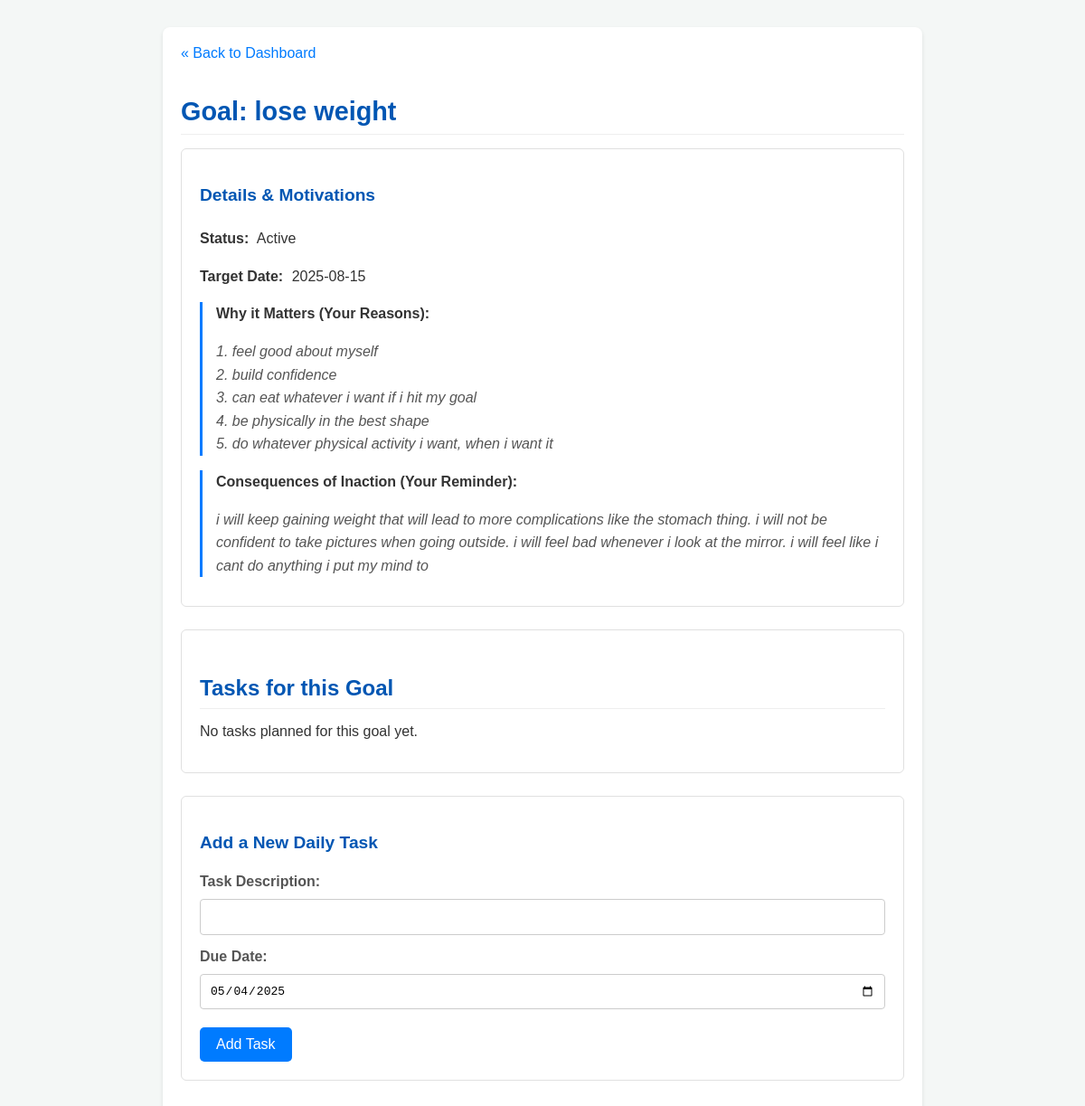
Before: /goal/1 with the older database file.
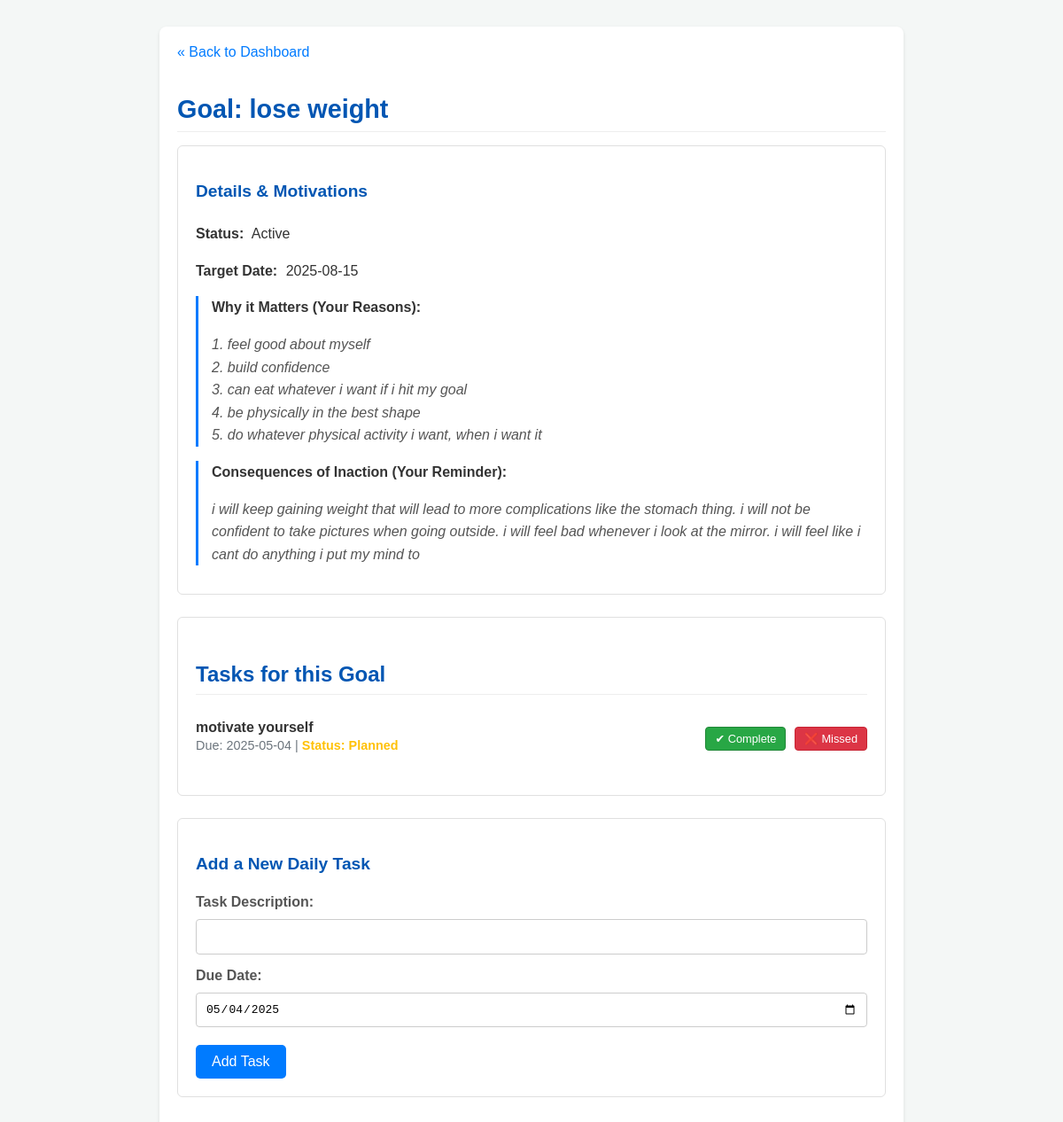
After: the same page with the newer database file.
### tables this page shows
CREATE TABLE goals (
    goal_id INTEGER PRIMARY KEY AUTOINCREMENT,
    user_id INTEGER NOT NULL,
    description TEXT NOT NULL,
    target_date TEXT, -- Store as TEXT (YYYY-MM-DD) or use specific date type
    status TEXT NOT NULL DEFAULT 'Active', -- e.g., Active, Achieved, Paused
    positive_reasons TEXT NOT NULL, -- Store the 'Top 5 Reasons' text
    consequences_of_inaction TEXT NOT NULL, -- Store the '5 Years...' text
    creation_date TIMESTAMP NOT NULL DEFAULT CURRENT_TIMESTAMP,
    FOREIGN KEY (user_id) REFERENCES users (user_id)
);

CREATE TABLE tasks (
    task_id INTEGER PRIMARY KEY AUTOINCREMENT,
    goal_id INTEGER NOT NULL,
    description TEXT NOT NULL,
    due_date TEXT NOT NULL, -- Store as TEXT (YYYY-MM-DD)
    status TEXT NOT NULL DEFAULT 'Planned', -- e.g., Planned, Completed, Missed
    completion_date TIMESTAMP,
    estimated_time TEXT, -- e.g., "15 minutes", "1 hour"
    creation_date TIMESTAMP NOT NULL DEFAULT CURRENT_TIMESTAMP,
    FOREIGN KEY (goal_id) REFERENCES goals (goal_id)
);

### app.py (the view, shortened to what this page needs)
@app.route('/goal/<int:goal_id>', methods=['GET', 'POST'])
def goal_detail(goal_id):
    db = get_db()
    goal = None
    tasks = []
    try:
        goal_cursor = db.execute(
            "SELECT * FROM goals WHERE goal_id = ? AND user_id = ?",
            (goal_id, DEFAULT_USER_ID)
        )
        goal = goal_cursor.fetchone()
    except sqlite3.Error as e:
        print(f"Error fetching goal {goal_id}: {e}")
        flash(f"Could not fetch goal details: {e}", "error")
    if goal is None:
         flash("Goal not found or access denied.", "error")
         return redirect(url_for('index')) # Redirect if goal not found
    try:
         tasks_cursor = db.execute(
             "SELECT * FROM tasks WHERE goal_id = ? ORDER BY due_date, status, creation_date",
             (goal_id,)
         )
         tasks = tasks_cursor.fetchall()
    except sqlite3.Error as e:
        print(f"Error fetching tasks for goal {goal_id}: {e}")
        flash("Could not fetch tasks.", "error")
    today_date = datetime.date.today().isoformat() # YYYY-MM-DD format
    return render_template('goal_detail.html', goal=goal, tasks=tasks, today_date=today_date)

### app.py (called while the page is built)
def get_db():
    if 'db' not in g:
        try:
            g.db = sqlite3.connect(DATABASE, detect_types=sqlite3.PARSE_DECLTYPES)
            g.db.row_factory = sqlite3.Row # Return rows that behave like dicts
            print("Database connection opened.")
        except sqlite3.Error as e:
            print(f"Error connecting to database: {e}")
            raise e # Or handle more gracefully
    return g.db

@app.before_request
def before_request():
    if not os.path.exists(DATABASE):
        print(f"{DATABASE} not found, attempting to initialize.")
        init_db_command()
    elif os.path.getsize(DATABASE) == 0: # Check if empty file
        print(f"{DATABASE} found but is empty, attempting to initialize.")
        init_db_command()
    else:
        try:
            conn = sqlite3.connect(DATABASE)
            cursor = conn.cursor()
            cursor.execute("INSERT OR IGNORE INTO users (user_id, username, preferences) VALUES (?, ?, ?)",
                           (DEFAULT_USER_ID, 'default_user', '{}'))
            conn.commit()
            conn.close()
        except sqlite3.Error as e:
             print(f"Error ensuring default user exists: {e}")

### templates/goal_detail.html (shortened to what this page needs)
<!doctype html>
<html lang="en">
<head>
</head>
<body>
    <div class="container">
        <a href="{{ url_for('index') }}" class="back-link">« Back to Dashboard</a>
        {% if goal %}
            <h1>Goal: {{ goal['description'] }}</h1>
            <div class="goal-details">
               <h3>Details & Motivations</h3>
                <p><strong>Status:</strong> {{ goal['status'] }}</p>
                {% if goal['target_date'] %}
                <p><strong>Target Date:</strong> {{ goal['target_date'] }}</p>
                {% endif %}
                <div class="motivation-section">
                    <p><strong>Why it Matters (Your Reasons):</strong></p>
                    <p class="motivation">{{ goal['positive_reasons'] | replace('\r\n', '<br>') | replace('\n', '<br>') | safe }}</p>
                </div>
                 <div class="motivation-section">
                    <p><strong>Consequences of Inaction (Your Reminder):</strong></p>
                    <p class="motivation">{{ goal['consequences_of_inaction'] | replace('\r\n', '<br>') | replace('\n', '<br>') | safe }}</p>
                </div>
            </div>
            <div class="tasks-list">
                <h2>Tasks for this Goal</h2>
                {% if tasks %}
                    <ul>
                        {% for task in tasks %}
                            <li>
                                <div class="task-info">
                                    <strong>{{ task['description'] }}</strong>
                                    <span>Due: {{ task['due_date'] }} | <strong class="task-status-{{ task['status'] }}">Status: {{ task['status'] }}</strong></span>
                                </div>
                                <div class="task-actions">
                                    {% if task['status'] == 'Planned' %}
                                        <form method="post" action="{{ url_for('mark_task_complete', task_id=task['task_id']) }}">
                                            <button type="submit" class="btn-complete">✔ Complete</button>
                                        </form>
                                        <form method="post" action="{{ url_for('mark_task_missed', task_id=task['task_id']) }}">
                                            <button type="submit" class="btn-missed">❌ Missed</button>
                                        </form>
                                    {% else %}
                                        <form method="post" action="{{ url_for('reset_task_status', task_id=task['task_id']) }}">
                                             <button type="submit" class="btn-reset">↺ Reset</button>
                                         </form>
                                    {% endif %}
                                </div>
                            </li>
                        {% endfor %}
                    </ul>
                {% else %}
                    <p>No tasks planned for this goal yet.</p>
                {% endif %}
            </div>
            <div class="add-task-form">
                <h3>Add a New Daily Task</h3>
                <form method="post" action="{{ url_for('goal_detail', goal_id=goal['goal_id']) }}">
                    <div>
                        <label for="task_description">Task Description:</label>
                        <input type="text" id="task_description" name="task_description" required>
                    </div>
                    <div>
                        <label for="task_due_date">Due Date:</label>
                        <input type="date" id="task_due_date" name="task_due_date" value="{{ today_date }}" required>
                    </div>
                    <button type="submit">Add Task</button>
                </form>
            </div>
        {% else %}
             <h1>Goal Not Found</h1>
             <p>The goal you requested could not be found or accessed.</p>
        {% endif %}
    </div>
</body>
</html>

### templates/goal_detail.html (style rules this page uses)
body { font-family: sans-serif; margin: 0; padding: 0; background-color: #f4f7f6; color: #333; }
.container { max-width: 800px; margin: 30px auto; background-color: #fff; padding: 20px; border-radius: 8px; box-shadow: 0 2px 4px rgba(0,0,0,0.1); }
h1, h2, h3 { color: #0056b3; border-bottom: 1px solid #eee; padding-bottom: 8px; margin-bottom: 15px; }
h1 { font-size: 1.8em; }
h2 { font-size: 1.5em; margin-top: 30px; }
h3 { font-size: 1.2em; margin-top: 20px; border-bottom: none; }
.goal-details, .tasks-list, .add-task-form { background-color: #fff; border: 1px solid #e0e0e0; margin-bottom: 25px; padding: 20px; border-radius: 6px; }
.goal-details p { margin-bottom: 12px; line-height: 1.6; }
.goal-details strong { color: #333; margin-right: 5px; }
.motivation-section { margin-top: 15px; padding-left: 15px; border-left: 3px solid #007bff; }
.motivation { font-style: italic; color: #555; white-space: pre-wrap; }
.tasks-list ul { list-style: none; padding: 0; }
.tasks-list li { border-bottom: 1px dashed #ddd; padding: 12px 0; display: flex; justify-content: space-between; align-items: center; flex-wrap: wrap; }
.tasks-list li:last-child { border-bottom: none; }
.task-info { flex-grow: 1; margin-right: 10px; }
.task-info span { display: block; font-size: 0.9em; color: #6c757d; margin-top: 3px; }
.task-status-Planned { color: #ffc107; font-weight: bold; }
label { display: block; margin-top: 15px; margin-bottom: 5px; font-weight: bold; color: #555; }
input[type="text"], input[type="date"] { width: 100%; box-sizing: border-box; padding: 10px; margin-top: 5px; border: 1px solid #ccc; border-radius: 4px; font-size: 1em; }
button { padding: 10px 18px; margin-top: 20px; background-color: #007bff; color: white; border: none; border-radius: 5px; cursor: pointer; font-size: 1em; transition: background-color 0.2s ease; }
.back-link { display: inline-block; margin-bottom: 20px; color: #007bff; text-decoration: none; font-size: 1em; }
.task-actions { margin-left: 10px; white-space: nowrap; flex-shrink: 0; }
.task-actions form { display: inline-block; margin-left: 5px; margin-top: 5px; }
.task-actions button { padding: 5px 10px; font-size: 0.8em; cursor: pointer; border-radius: 4px; border: 1px solid transparent; transition: background-color 0.2s ease, border-color 0.2s ease; margin-top: 0; vertical-align: middle; }
.task-actions .btn-complete { background-color: #28a745; color: white; border-color: #218838; }
.task-actions .btn-missed { background-color: #dc3545; color: white; border-color: #c82333; }

Changed rows visible on the page:
added tasks: description "motivate yourself", due_date "2025-05-04", status "Planned"
Other visible differences:
text no longer shown: "No tasks planned for this goal yet."
